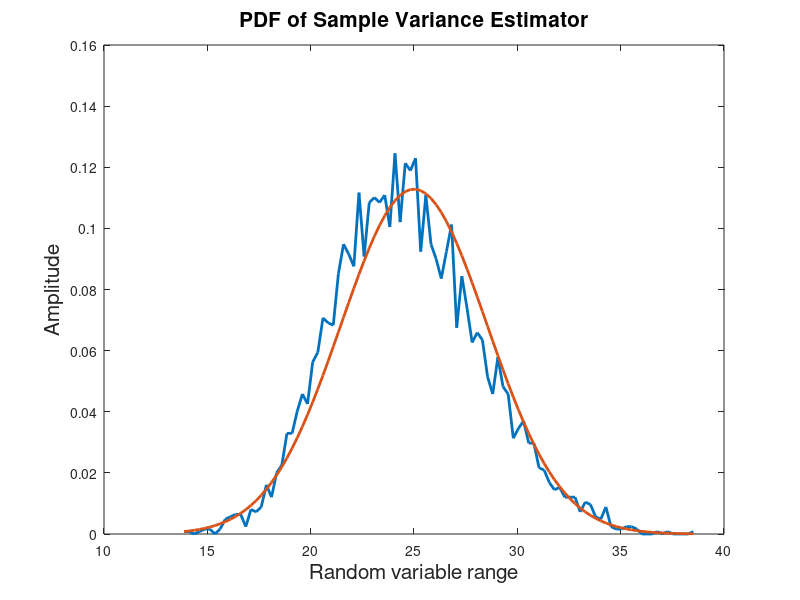
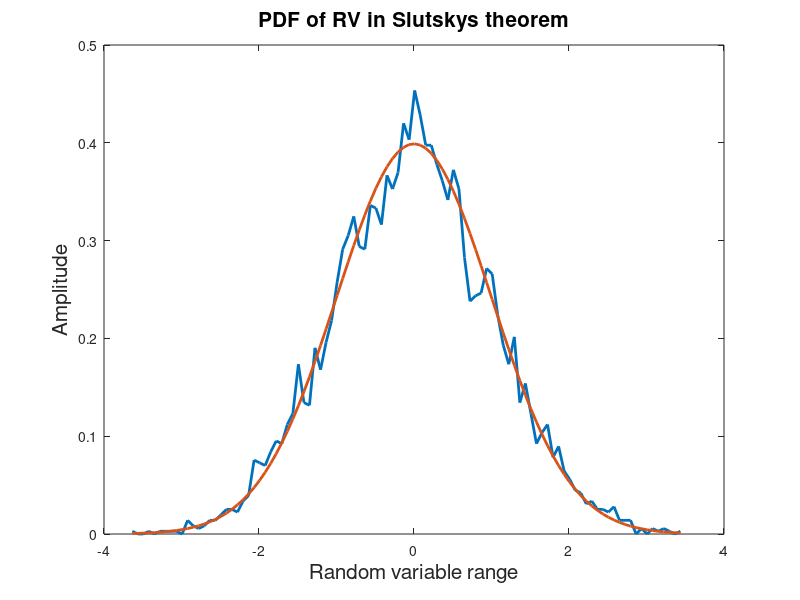

Recreate these plots in MATLAB, in order.
% Monte-carlo simulations
% Program to plot the PDF of the Slutsky's Theorem for the estimation
% of DC(A) in WGN

clear all;clc;close all;
M=5000; % No of averaging iterations
N=100; % data record length
A=0; 
vari=25;

for i=1:M,
    x=A+sqrt(vari)*randn(1,N);    % IID Zero mean rv's
    Aesti(i)=sum(x)/N; % M realization of a Sample Mean estimator(Random variable)
    sig2esti(i)=sum((x-Aesti(i)).^2)/N; % M realization of a Sample Variance estimator(Random variable)
    newrv(i)=Aesti(i)/(sqrt(sig2esti(i)/N));
end

% Finding the PDF
a=max(sig2esti);
b=min(sig2esti);
range=a-b;
Ncells=100;
Hepsi=(range/(2*Ncells));
values=(b+Hepsi):(2*Hepsi):a;

for j=1:Ncells,
    temp=sig2esti-values(j);
    counter =abs(temp) <= Hepsi;
    histo(j)=sum(counter)/M; % Histogram Estimator
    p(j)=histo(j)/(2*Hepsi); % PDF estimator
end

% Theoretical  Asymptotic PDF of the estimator for A=1

variance=2*((vari)^2)/N;
ptheory=inv(sqrt(2*pi*variance))*exp(-(values-vari).^2/(2*variance)); 

figure,hnd=plot(values,p,values,ptheory);
set(hnd,'linewidth',2);

hnd=title('PDF of Sample Variance Estimator');
set(hnd,'fontsize',15);
hnd=xlabel(' Random variable range ');
set(hnd,'fontsize',15);
hnd=ylabel('  Amplitude  ');
set(hnd,'fontsize',15); 
clear Hepsi values ptheory;

% Finding the PDF of the Slutsky's theorem
a=max(newrv);
b=min(newrv);
range=a-b;
Ncells=100;
Hepsi=(range/(2*Ncells));
values=(b+Hepsi):(2*Hepsi):a;

for j=1:Ncells,
    temp=newrv-values(j);
    counter =abs(temp) <= Hepsi;
    histo(j)=sum(counter)/M; % Histogram Estimator
    p(j)=histo(j)/(2*Hepsi); % PDF estimator
end

% Theoretical  Asymptotic PDF of the estimator for A=1

variance=1;
ptheory=inv(sqrt(2*pi*variance))*exp(-(values).^2/(2*variance)); 

figure,hnd=plot(values,p,values,ptheory);
set(hnd,'linewidth',2);

hnd=title('PDF of RV in Slutskys theorem');
set(hnd,'fontsize',15);
hnd=xlabel(' Random variable range ');
set(hnd,'fontsize',15);
hnd=ylabel('  Amplitude  ');
set(hnd,'fontsize',15); 
